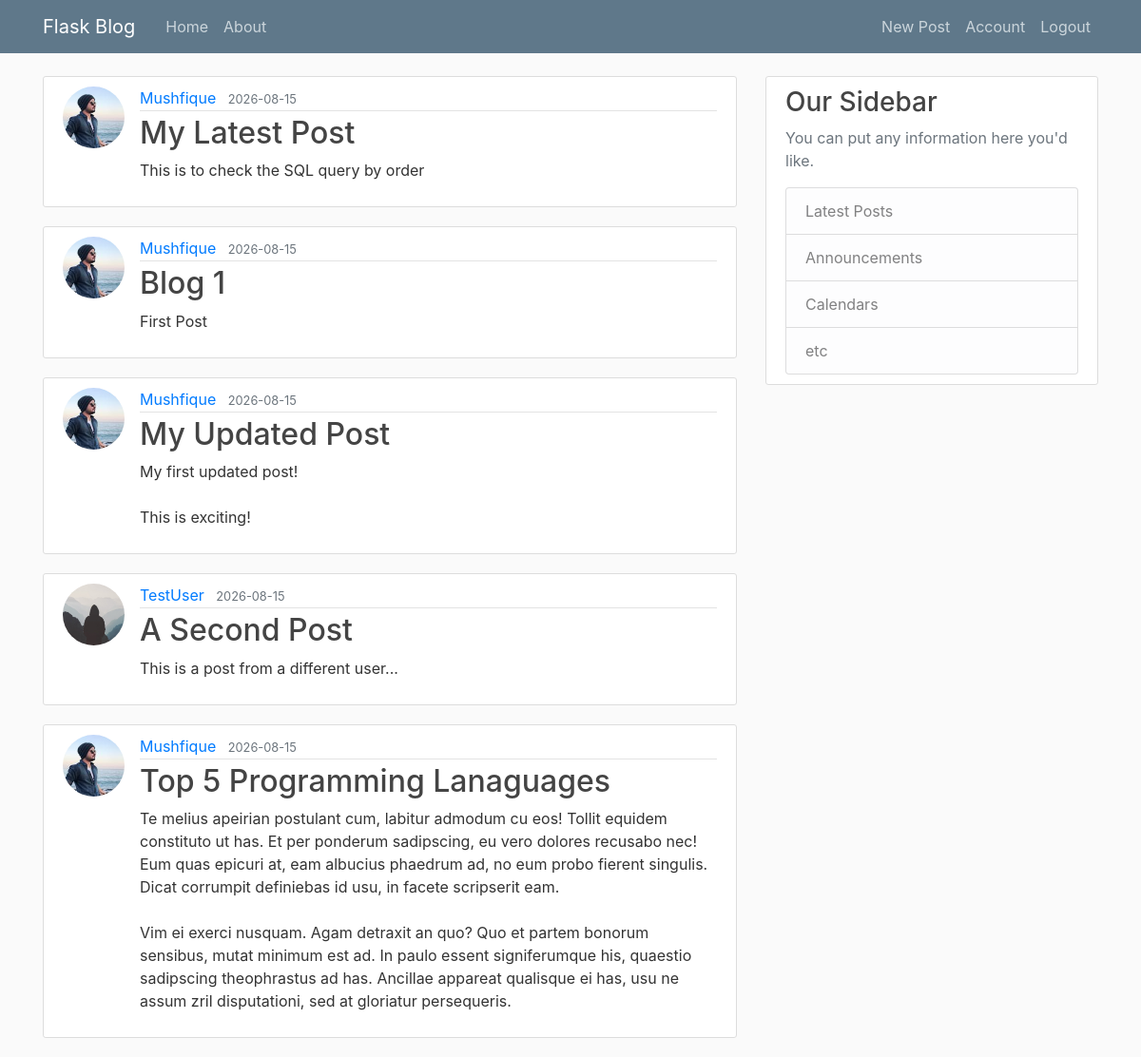
Screenshot of /home (signed in) with the database file from the repository.
### flask_app/models.py (models this page shows, shortened)
class Post(db.Model):
    id = db.Column(db.Integer, primary_key=True)
    title = db.Column(db.String(100), nullable=False)
    date_posted = db.Column(db.DateTime, nullable=False, default=datetime.now(timezone.utc))
    content = db.Column(db.Text, nullable=False)
    user_id = db.Column(db.Integer, db.ForeignKey('user.id'), nullable=False)

class User(db.Model, UserMixin):
    id = db.Column(db.Integer, primary_key=True)
    username = db.Column(db.String(20), unique=True, nullable=False)
    email = db.Column(db.String(120), unique=True, nullable=False)
    image_file = db.Column(db.String(20), nullable=False, default='default.jpg')
    password = db.Column(db.String(60), nullable=False)
    posts = db.relationship('Post', backref='author', lazy=True)

### flask_app/routes.py (the view)
@app.route("/")
@app.route("/home")
def home():
    page = request.args.get('page', 1, type=int)
    posts = Post.query.order_by(Post.date_posted.desc()).paginate(per_page=5, page=page)
    return render_template("home.html", posts=posts)

### flask_app/models.py (called while the page is built)
@login_manager.user_loader
def load_user(user_id):
    return User.query.get(int(user_id))

### flask_app/templates/home.html
{% extends "layout.html" %} {% block content %} {% for post in posts %}
<article class="media content-section">
  <img
    class="rounded-circle article-img"
    src="{{ url_for('static', filename='profile_pics/' + post.author.image_file) }}"
  />
  <div class="media-body">
    <div class="article-metadata">
      <a class="mr-2" href="#">{{ post.author.username }}</a>
      <small class="text-muted"
        >{{ post.date_posted.strftime('%Y-%m-%d')}}</small
      >
    </div>
    <h2>
      <a class="article-title" href="{{ url_for('post', post_id=post.id) }}"
        >{{ post.title }}</a
      >
    </h2>
    <p class="article-content">{{ post.content }}</p>
  </div>
</article>
{% endfor %} {% endblock content %}

### flask_app/static/main.css (style rules this page uses)
body { background: #fafafa; color: #333333; margin-top: 5rem; }
h1, h2, h3, h4, h5, h6 { color: #444444; }
.content-section { background: #ffffff; padding: 10px 20px; border: 1px solid #dddddd; border-radius: 3px; margin-bottom: 20px; }
.article-title { color: #444444; }
.article-content { white-space: pre-line; }
.article-img { height: 65px; width: 65px; margin-right: 16px; }
.article-metadata { padding-bottom: 1px; margin-bottom: 4px; border-bottom: 1px solid #e3e3e3 }

### rows the page displays
Post: image_file (picture), author.username "Mushfique", date_posted "2026-08-15", title "My Latest Post", content "This is to check the SQL query by order"
Post: image_file (picture), author.username "Mushfique", date_posted "2026-08-15", title "Blog 1", content "First Post"
Post: image_file (picture), author.username "Mushfique", date_posted "2026-08-15", title "My Updated Post", content "My first updated post! This is exciting!"
Post: image_file (placeholder picture), author.username "TestUser", date_posted "2026-08-15", title "A Second Post", content "This is a post from a different user..."
Post: image_file (picture), author.username "Mushfique", date_posted "2026-08-15", title "Top 5 Programming Lanaguages", content "Te melius apeirian postulant cum, labitur admodum cu eos! Tollit equidem constituto ut has. Et per ponderum sadipscing, eu vero dolores recusabo nec! Eum quas epicuri at, eam albucius phaedrum ad, no eum probo fierent singulis. Dicat corrumpit definiebas id usu, in facete scripserit eam. Vim ei exerci nusquam. Agam detraxit an quo? Quo et partem bonorum sensibus, mutat minimum est ad. In paulo essent signiferumque his, quaestio sadipscing theophrastus ad has. Ancillae appareat qualisque ei has, usu ne assum zril disputationi, sed at gloriatur persequeris."
